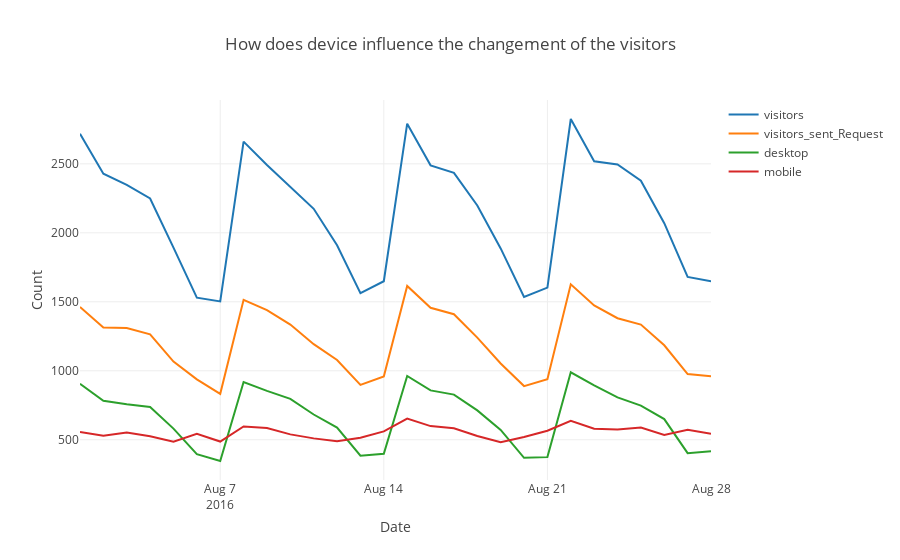

Source (notebook cell):
### Markdown cell above
### Hypothesis 2: Customers have preference on using devices. Different kinds of device that customers use may influence their visit to the company and their willing to request.

#### Result: 

1. Customers do have different preferences on using desktop or mobile devices. Generally, more Thumbtack customers prefer using desktop to look for local services.

2. The fluctuation of using desktop devices is similar to the fluctuation of the number of visitors and the number of visitors who submitted a request, which means that website contributes a lot to the visitor volume and the request volume. However, the fluctuation of using mobile devices is small, but smooth. Interestingly, when the number of visitors using desktop is at the low points, since the number of visitors using mobile devices is stable, the company has more visitors using mobile devices than using desktop,  and therefore mobile contributes more to the visitor volume and the request volume. Hence, the effect of the mobile can not be ignored.

Hence, generally speaking, the use of desktop may have more influence on the visitor volume and the request volume. However, the use of mobile also plays an important role in the visitor volume and the request volume when the use of desktop has bad performance.

### Code cell
# how does device influence the changement of the visitors
time_device = visitors.groupby(by = ["session_date","device"])["request_id"].count()
time_device=time_device.transpose()
df_device = time_device.to_frame().unstack()
df_device.reset_index()
df_device.columns = ["desktop","mobile"]
df_device

visitors['session_date'] = pd.to_datetime(visitors["session_date"])
time_visitors = visitors['session_date'].value_counts().sort_index()
data = [go.Scatter(x=time_visitors.index, y=time_visitors.values, name='visitors'), \
        go.Scatter(x=time_visitors_request.index, y=time_visitors_request.values, name='visitors_sent_Request'),\
        go.Scatter(x=df_device.index, y=df_device.desktop, name='desktop'), \
        go.Scatter(x=df_device.index, y=df_device.mobile, name='mobile')]
layout = go.Layout(dict(title = "How does device influence the changement of the visitors",
                  xaxis = dict(title = 'Date'),yaxis = dict(title = 'Count'),
                ),legend=dict(
                orientation="v"))
py.iplot(dict(data=data, layout=layout))

### Figure 1 — Plotly figure (JSON) as saved in the notebook; plotly's stock layout.template omitted (floating-point values rounded to 4 significant figures)
{"data": [{"name": "visitors", "type": "scatter", "uid": "d7a03c1e-ffee-4a91-8603-0e26b351cdad", "x": ["2016-08-01", "2016-08-02", "2016-08-03", "2016-08-04", "2016-08-05", "2016-08-06", "2016-08-07", "2016-08-08", "2016-08-09", "2016-08-10", "2016-08-11", "2016-08-12", "2016-08-13", "2016-08-14", "2016-08-15", "2016-08-16", "2016-08-17", "2016-08-18", "2016-08-19", "2016-08-20", "2016-08-21", "2016-08-22", "2016-08-23", "2016-08-24", "2016-08-25", "2016-08-26", "2016-08-27", "2016-08-28"], "y": [2718, 2428, 2347, 2249, 1893, 1530, 1503, 2661, 2491, 2329, 2174, 1910, 1562, 1649, 2791, 2489, 2435, 2198, 1887, 1535, 1603, 2825, 2518, 2495, 2378, 2070, 1680, 1648]}, {"name": "visitors_sent_Request", "type": "scatter", "uid": "5ba0c941-0b3a-4c4b-b2fb-4b245838c545", "x": ["2016-08-01", "2016-08-02", "2016-08-03", "2016-08-04", "2016-08-05", "2016-08-06", "2016-08-07", "2016-08-08", "2016-08-09", "2016-08-10", "2016-08-11", "2016-08-12", "2016-08-13", "2016-08-14", "2016-08-15", "2016-08-16", "2016-08-17", "2016-08-18", "2016-08-19", "2016-08-20", "2016-08-21", "2016-08-22", "2016-08-23", "2016-08-24", "2016-08-25", "2016-08-26", "2016-08-27", "2016-08-28"], "y": [1463, 1313, 1310, 1264, 1067, 938, 833, 1514, 1439, 1335, 1193, 1078, 898, 959, 1615, 1457, 1410, 1240, 1053, 889, 939, 1627, 1474, 1381, 1335, 1185, 976, 961]}, {"name": "desktop", "type": "scatter", "uid": "ad561168-d69a-412d-b370-305bb5cc1477", "x": ["2016-08-01", "2016-08-02", "2016-08-03", "2016-08-04", "2016-08-05", "2016-08-06", "2016-08-07", "2016-08-08", "2016-08-09", "2016-08-10", "2016-08-11", "2016-08-12", "2016-08-13", "2016-08-14", "2016-08-15", "2016-08-16", "2016-08-17", "2016-08-18", "2016-08-19", "2016-08-20", "2016-08-21", "2016-08-22", "2016-08-23", "2016-08-24", "2016-08-25", "2016-08-26", "2016-08-27", "2016-08-28"], "y": [906, 783, 757, 738, 581, 395, 346, 918, 854, 796, 683, 588, 384, 398, 962, 858, 827, 713, 571, 369, 374, 989, 894, 807, 747, 650, 403, 417]}, {"name": "mobile", "type": "scatter", "uid": "0ece07f1-18b7-4f2d-8321-e93e654f084e", "x": ["2016-08-01", "2016-08-02", "2016-08-03", "2016-08-04", "2016-08-05", "2016-08-06", "2016-08-07", "2016-08-08", "2016-08-09", "2016-08-10", "2016-08-11", "2016-08-12", "2016-08-13", "2016-08-14", "2016-08-15", "2016-08-16", "2016-08-17", "2016-08-18", "2016-08-19", "2016-08-20", "2016-08-21", "2016-08-22", "2016-08-23", "2016-08-24", "2016-08-25", "2016-08-26", "2016-08-27", "2016-08-28"], "y": [557, 530, 553, 526, 486, 543, 487, 596, 585, 539, 510, 490, 514, 561, 653, 599, 583, 527, 482, 520, 565, 638, 580, 574, 588, 535, 573, 544]}], "layout": {"legend": {"orientation": "v"}, "title": "How does device influence the changement of the visitors", "xaxis": {"title": "Date"}, "yaxis": {"title": "Count"}}}
